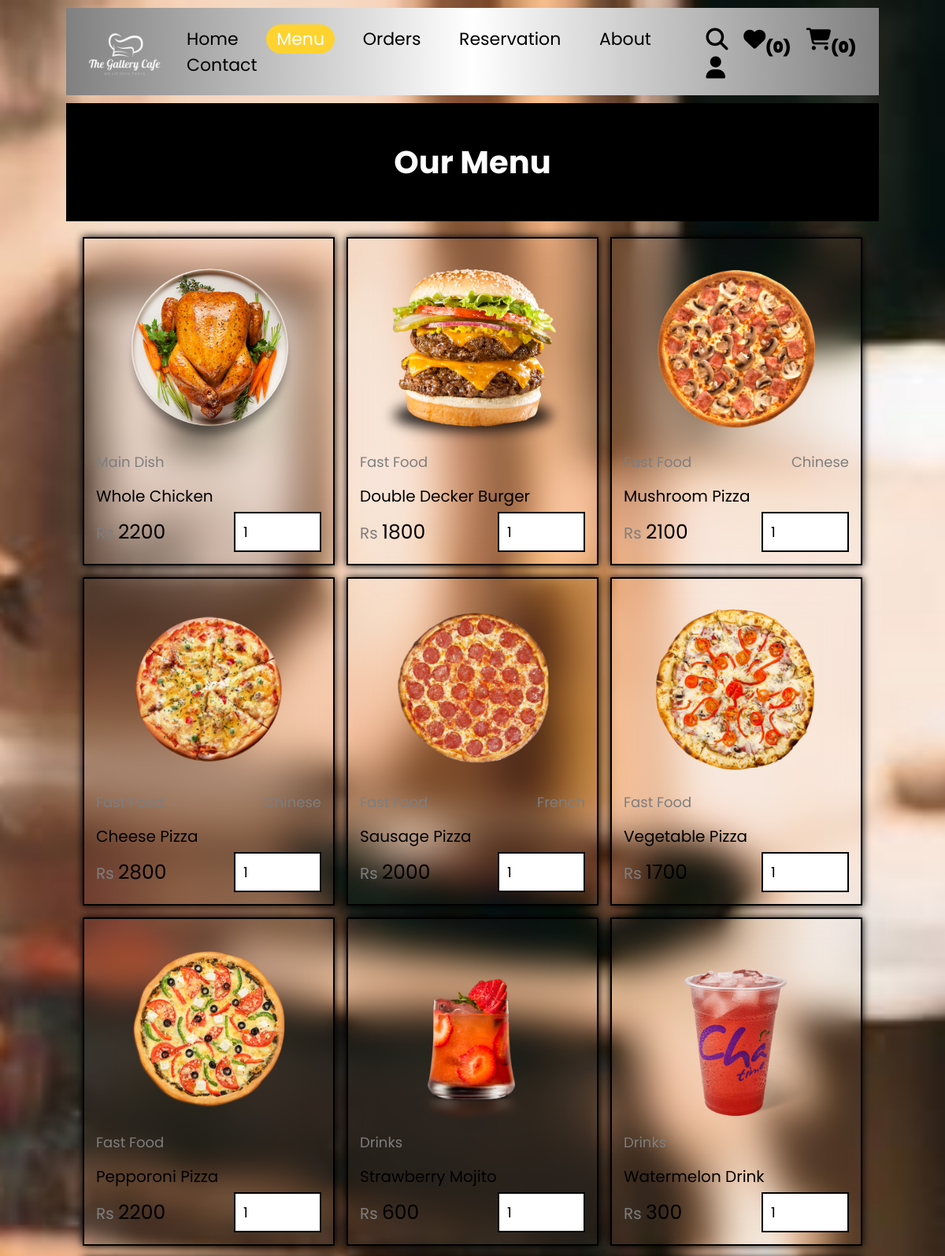
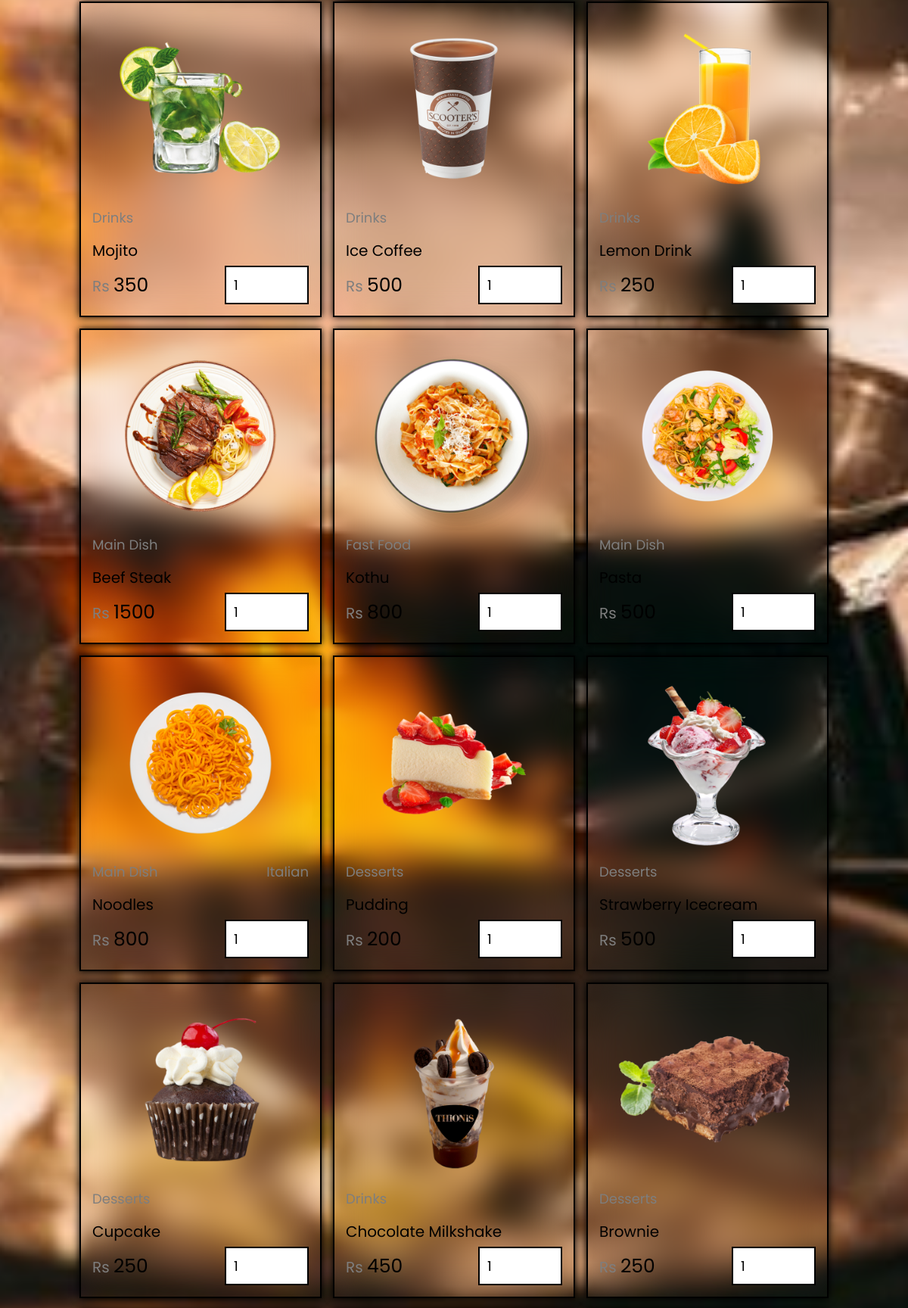
The app's page /customer/menu.php (upper part) with its own data (2 pictures, top to bottom).
### tables this page shows
CREATE TABLE `products` (
  `id` int(11) NOT NULL,
  `cuisine` varchar(50) NOT NULL,
  `category` varchar(50) NOT NULL,
  `name` varchar(50) NOT NULL,
  `price` int(11) NOT NULL,
  `image` varchar(50) NOT NULL,
  `hero_slider` tinyint(1) NOT NULL
);

### customer/menu.php (the view, shortened to what this page needs)
<!DOCTYPE html>
<html lang="en">
<head>
    <link rel="stylesheet" href="../CSS/customer_style.css">
</head>
<body>
    <?php include("../components/user_header.php"); ?>
    <div class="heading">
        <h3>our menu</h3>
    </div>
    <section class="products">
        <div class="box-container">
            <?php
                $select_products = $conn->prepare("SELECT * FROM products ORDER BY id DESC");
                $select_products->execute();
                if($select_products->rowCount() > 0) {
                    while($fetch_products = $select_products->fetch(pdo::FETCH_ASSOC)) {
            ?>
                    <form action="" method="POST" class="box">
                    <img src="../uploaded images/<?= $fetch_products['image']; ?>" alt="">
                    <div class="cuisine-category">
                        <a href="category.php?category=<?= $fetch_products['category']; ?>" class="cat"
                        ><?= $fetch_products['category']; ?></a>
                        <a href="cuisine.php?cuisine=<?= $fetch_products['cuisine']; ?>" class="cuisine"
                        ><?= $fetch_products['cuisine']; ?></a>
                    </div>
                    <div class="name"><?= $fetch_products['name']; ?></div>
                    <div class="flex">
                        <div class="price"><span>Rs </span><?= $fetch_products['price']; ?></div>
                        <input type="number" name="qty" class="qty" min="1" max="99"
                        value="1" maxlength="2" onkeypress="if(this.value.length == 2) return false;">
                    </div>
                    </form>
            <?php
                }
                }else {
                    echo '<div class="empty">no products added yet!</div>';
                }
            ?>
        </div>
    </section>
</body>
</html>
<?php include("../components/footer.php"); ?>

### CSS/customer_style.css (style rules this page uses)
:root { --yellow: #fed330; --red: #e74c3c; --light-color: #7e7e7e; --border: 2px solid #000; --light: #ededed; --light-black: #0f0f0f; }
* { font-family: 'poppins', sans-serif; margin: 0; padding: 0; box-sizing: border-box; outline: none; border: none; text-decoration: none; }
html { font-size: 62.5%; overflow-x: hidden; scroll-behavior: smooth; stop-opacity: 7rem; scroll-padding-top: 7rem; }
section { margin: 0 auto; max-width: 1300px; padding: 2rem; }
.products .box-container { display: grid; grid-template-columns: repeat(auto-fit, 32rem); justify-content: center; align-items: flex-start; gap: 1.5rem; }
.products .box-container .box { padding: 1.5rem; border: var(--border); position: relative; overflow: hidden; background: transparent; backdrop-filter: blur(20px); box-shadow: 0 0 10px black; }
.products .box-container .box img { height: 25rem; width: 100%; object-fit: contain; }
.products .box-container .box .cuisine-category { display: flex; align-items: center; justify-content: space-between; }
.products .box-container .box .cuisine { font-size: 1.8rem; color: var(--light-color); text-transform: capitalize; }
.products .box-container .box .cat { font-size: 1.8rem; color: var(--light-color); text-transform: capitalize; }
.products .box-container .box .name { font-size: 2rem; text-transform: capitalize; color: #000; margin: 1.5rem 0 .5rem 0; }
.products .box-container .box .flex { display: flex; align-items: center; gap: 1rem; margin-top: .5rem; }
.products .box-container .box .flex .price { margin-right: auto; font-size: 2.5rem; color: #000; }
.products .box-container .box .flex .price span { color: var(--light-color); font-size: 2rem; }
.products .box-container .box .flex .qty { padding: 1rem; border: var(--border); font-size: 1.8rem; color: #000; }
.heading { display: flex; justify-content: center; align-items: center; background-color: #000; min-height: 15rem; margin-top: 10px; }
.heading h3 { color: #fff; font-size: 4rem; text-transform: capitalize; }

### customer/menu.php (style rules this page uses)
body { background: url('../images/menu.jpg'); padding: 1rem 7%; background-position: center; background-size: cover; background-repeat: no-repeat; }

### records on screen
products: image (picture), category "Main Dish", name "Whole Chicken", price "2200"
products: image (picture), category "Fast Food", name "Double Decker Burger", price "1800"
products: image (picture), category "Fast Food", cuisine "Chinese", name "Mushroom Pizza", price "2100"
products: image (picture), category "Fast Food", cuisine "Chinese", name "Cheese Pizza", price "2800"
products: image (picture), category "Fast Food", cuisine "French", name "Sausage Pizza", price "2000"
products: image (picture), category "Fast Food", name "Vegetable Pizza", price "1700"
products: image (picture), category "Fast Food", name "Pepporoni Pizza", price "2200"
products: image (picture), category "Drinks", name "Strawberry Mojito", price "600"
products: image (picture), category "Drinks", name "Watermelon Drink", price "300"
products: image (picture), category "Drinks", name "Mojito", price "350"
products: image (picture), category "Drinks", name "Ice Coffee", price "500"
products: image (picture), category "Drinks", name "Lemon Drink", price "250"
products: image (picture), category "Main Dish", name "Beef Steak", price "1500"
products: image (picture), category "Fast Food", name "Kothu", price "800"
products: image (picture), category "Main Dish"
products: image (picture), category "Main Dish", cuisine "Italian", name "Noodles", price "800"
products: image (picture), category "Desserts", name "Pudding", price "200"
products: image (picture), category "Desserts", name "Strawberry Icecream", price "500"
products: image (picture), category "Desserts", name "Cupcake", price "250"
products: image (picture), category "Drinks", name "Chocolate Milkshake", price "450"
products: image (picture), category "Desserts", name "Brownie", price "250"

### other values on screen
$total_user_wishlist_items "0"
count($_SESSION["cart"]) "0"
